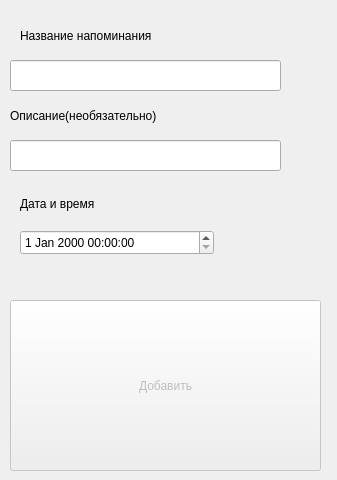
<?xml version="1.0" encoding="UTF-8"?>
<ui version="4.0">
 <class>Form</class>
 <widget class="QWidget" name="Form">
  <property name="geometry">
   <rect>
    <x>0</x>
    <y>0</y>
    <width>337</width>
    <height>480</height>
   </rect>
  </property>
  <property name="windowTitle">
   <string>Form</string>
  </property>
  <widget class="QLineEdit" name="reminder_name">
   <property name="geometry">
    <rect>
     <x>10</x>
     <y>60</y>
     <width>271</width>
     <height>31</height>
    </rect>
   </property>
  </widget>
  <widget class="QLabel" name="label">
   <property name="geometry">
    <rect>
     <x>20</x>
     <y>20</y>
     <width>241</width>
     <height>31</height>
    </rect>
   </property>
   <property name="text">
    <string>Название напоминания</string>
   </property>
  </widget>
  <widget class="QLineEdit" name="reminder_description">
   <property name="geometry">
    <rect>
     <x>10</x>
     <y>140</y>
     <width>271</width>
     <height>31</height>
    </rect>
   </property>
  </widget>
  <widget class="QLabel" name="label_2">
   <property name="geometry">
    <rect>
     <x>10</x>
     <y>100</y>
     <width>221</width>
     <height>31</height>
    </rect>
   </property>
   <property name="text">
    <string>Описание(необязательно)</string>
   </property>
  </widget>
  <widget class="QDateTimeEdit" name="dateTimeEdit">
   <property name="geometry">
    <rect>
     <x>20</x>
     <y>230</y>
     <width>194</width>
     <height>25</height>
    </rect>
   </property>
  </widget>
  <widget class="QLabel" name="label_3">
   <property name="geometry">
    <rect>
     <x>20</x>
     <y>188</y>
     <width>221</width>
     <height>31</height>
    </rect>
   </property>
   <property name="text">
    <string>Дата и время</string>
   </property>
  </widget>
  <widget class="QPushButton" name="pushButton">
   <property name="enabled">
    <bool>false</bool>
   </property>
   <property name="geometry">
    <rect>
     <x>10</x>
     <y>300</y>
     <width>311</width>
     <height>171</height>
    </rect>
   </property>
   <property name="text">
    <string>Добавить</string>
   </property>
  </widget>
 </widget>
 <resources/>
 <connections/>
</ui>
